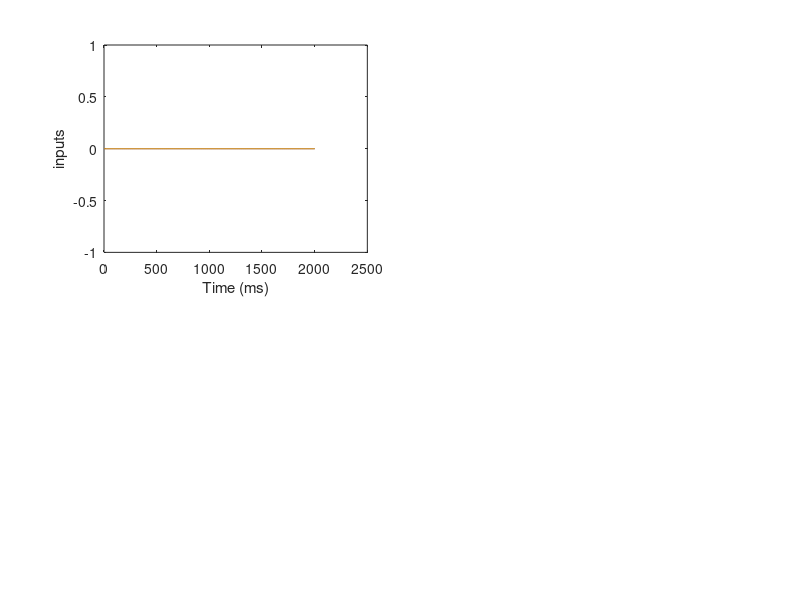

This chart was generated by the following MATLAB code: (Note: this script raises an error after producing the figure.)
clear all
close all

% load('u_it0.mat')

rng(9);
t_total = 2001;
dt = 1;
norm_noise = .2;
N = 1000; %number of neurons in LSM
tau_net = 10; %time constant for excitatory synaptic activation
g = 1.9; %LSM gain factor
p_c = .25;
r_0 = .2;
f_x = .0004;
f_y = .0002;
omega = 2*pi*(.004);
I = .0;
k_length = 2;


% J_ij = normrnd(0,g/sqrt(N),N,N); %LSM recurrent weights
J_ij = (g/sqrt(p_c*N))*full(sprandn(N,N,p_c));
O_ij = normrnd(0,g/sqrt(N),1,N);
ret_ij = normrnd(0,.3,N,1);
eig_W = eig(J_ij);
theta_i = rand(N,1)*2*pi;
PI_it_t1 = I*cos(omega*(1:t_total) + theta_i);
PI_it_x1 = zeros(N,t_total);
PI_it_x1(:,1:100) = I;
rate_it_record = zeros(N,t_total,k_length);

u_it0 = normrnd(0,1,N,1);

% figure
% plot(PI_it_t1(1,:))

for k = 1:k_length
    if k == 1
        PI_it_t = zeros(N,t_total); %input signal in t
%         PI_it_t = PI_it_t1;
        PI_it_x = zeros(N,t_total); %input signal in x
        PI_it_y = zeros(N,t_total); %input signal in y
    elseif k == 2
%         PI_it_t = PI_it_t1;
%         PI_it_t = abs(1*sin(2*pi*f_x*(1:t_total)));
%         PI_it_t(1:1000) = 1;
%         PI_it_t = zeros(1,t_total);
%         PI_it_x = PI_it_x1;
%         PI_it_x = (-2500:2500).^2; 
%         PI_it_x = PI_it_x./max(PI_it_x); 
%         PI_it_y = zeros(N,t_total); 
    end
    u_it = zeros(N,t_total);
    z = zeros(1,t_total);
    rate_it = zeros(N,t_total);
%     u_it(:,1) = normrnd(0,1,N,1);
    u_it(:,1) = u_it0;

    figure('Renderer', 'painters', 'Position', [200 300 1000 700])
    subplot(2,2,1)
    plot(PI_it_t(1,:))
    hold on
    plot(PI_it_x(1,:))
    hold on
    plot(PI_it_y(1,:))
    ylabel('inputs')
    xlabel('Time (ms)')

    for t = 2:t_total
        rate_it(:,t-1) = phi(u_it(:,t-1),r_0);
        sum_wji = J_ij*rate_it(:,t-1);
        sum_oji = O_ij*rate_it(:,t-1);
        sum_ret = ret_ij*z(t-1);
        position_input = PI_it_t(:,t) + PI_it_x(:,t) + PI_it_y(:,t);
        z_input = PI_it_t1(1,t);
        del_ui = (randn(N,1)*norm_noise + position_input -u_it(:,t-1) + sum_wji + sum_ret)*(dt/tau_net);
        del_z = (-z(t-1) + sum_oji + z_input)*(dt/tau_net);
        u_it(:,t) = u_it(:,t-1) + del_ui;
        z(t) = z(t-1) + del_z;
    end
    
    rate_it_record(:,:,k) = rate_it;
    
    a_corr = zeros(1,t_total);
    for tau = 1:t_total
        a_corr_tau = rate_it(:,1:(t_total-tau)).*rate_it(:,tau+1:t_total);
        a_corr_sum = sum(a_corr_tau,1)/N;
        a_corr(tau) = sum(a_corr_sum)/(t_total-tau);
    end
        
    subplot(2,2,2)
    imagesc(rate_it)
    ylabel('RNN activity')
    xlabel('Time (ms)')
    
    subplot(2,2,3)
    plot(a_corr)
    ylabel('Autocorrelation')
    xlabel('Time (ms)')
    
    subplot(2,2,4)
    plot(z)
    ylabel('output z')
    xlabel('Time (ms)')
end

corr_12 = zeros(1,t_total);
for t = 1:t_total
    mean_t = mean(rate_it(:,t));
    corr_12(t) = corr(rate_it_record(:,t,1),rate_it_record(:,t,2));
end

figure
plot(corr_12)
ylabel('Correlation betweeen state 1 and state 2 at time t')
xlabel('Time (ms)')


% figure
% plot(eig_W,'o')
% hold on
% plot(cos(0:.01:2*pi),sin(0:.01:2*pi));
% xlabel('Real component')
% ylabel('imaginary component')
% title('Eigenvalues')
% xlim([-1.5 1.5])
% ylim([-1.5 1.5])

function y = phi(x,r_0)
y = r_0*tanh(x/r_0).*(x<=0) + (2-r_0)*tanh(x/(2-r_0)).*(x>0);
end
